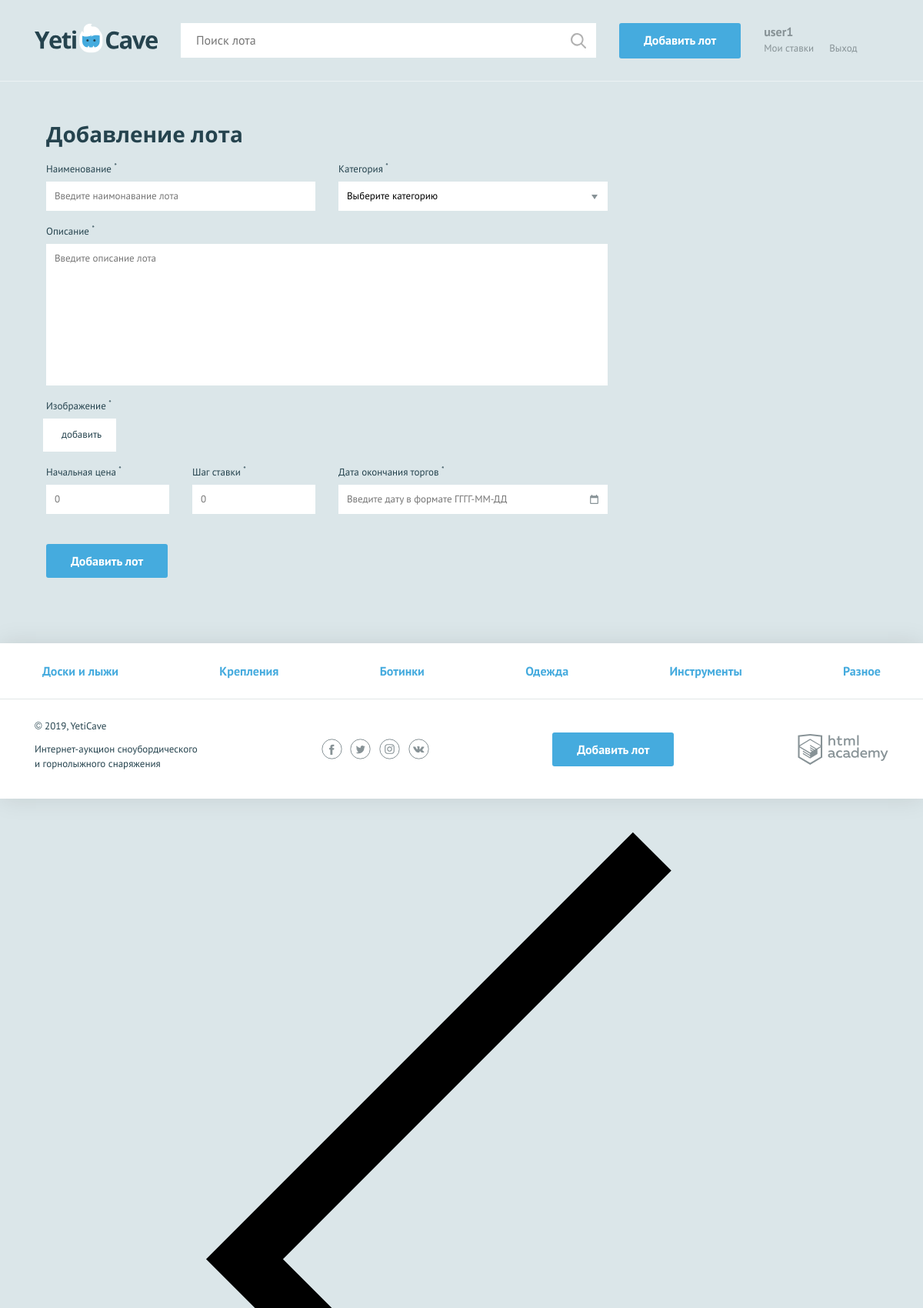
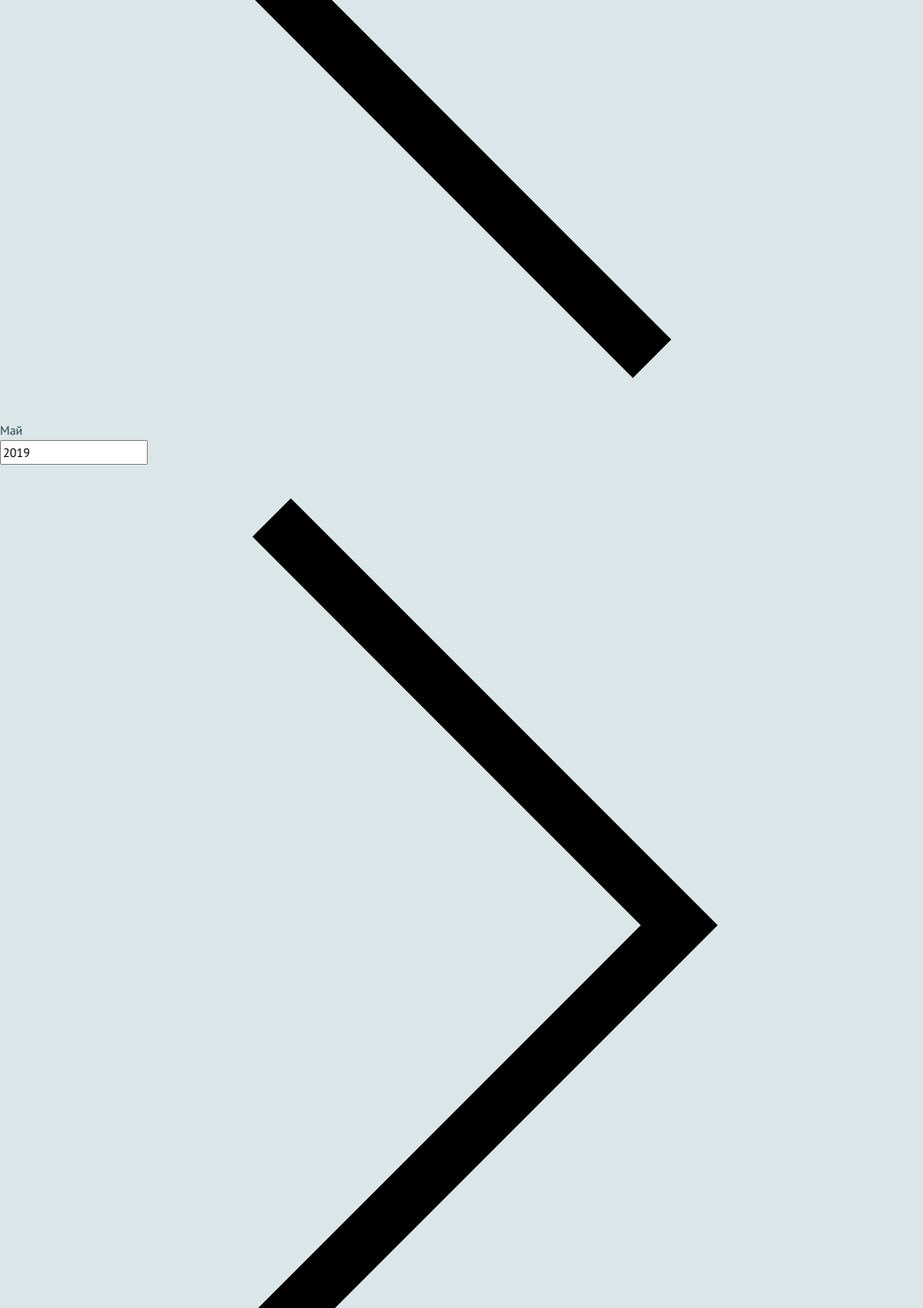
The app's page /add_lot.php (signed in, upper part) with its own data (2 pictures, top to bottom).
### tables this page shows
CREATE TABLE categories (
id INT AUTO_INCREMENT PRIMARY KEY,
name char(128),
symbol_code char(128)
);

### helpers.php (called while the page is built, shortened)
<?php
function include_template($name, array $data = []) {
    $name = 'templates/' . $name;
    extract($data);
    require $name;
    $result = ob_get_clean();
    return $result;
}

### templates/add_lot.php (the view, shortened to what this page needs)
  <?php $class_form = (count($errors) > 0) ? "form--invalid" : ""; ?>
  <form class="form form--add-lot container <?=$class_form?>"  action="add_lot.php" method="post" enctype="multipart/form-data">
    <h2>Добавление лота</h2>
    <div class="form__container-two">
      <?php $classname =isset($errors['lot-name']) ? "form__item--invalid" : "";
      $value_input = (isset($lot['lot-name']))? $lot['lot-name'] : "Введите наимонавание лота ";
?>
      <div class="form__item <?=$classname ?>" >
        <label for="lot-name">Наименование <sup>*</sup></label>
        <input id="lot-name" type="text" name="lot-name" placeholder="<?=$value_input?>">
      </div>
<?php $classname =isset($errors['category']) ? "form__item--invalid" : "";
      $value_input = (isset($lot['category']))? $lot['category'] : "Выберите категорию ";
?>
      <div class="form__item  <?=$classname ?> " >
        <label for="category">Категория <sup>*</sup></label>
        <select id="category" name="category">
          <option><?=$value_input?></option>
        </select>
      </div>
    </div>
 <?php $classname =isset($errors['message']) ? "form__item--invalid" : "";
      $value_input = (isset($lot['message']))? $lot['message'] : "Введите описание лота ";
?>
    <div class="form__item form__item--wide <?=$classname ?>  ">
      <label for="message">Описание <sup>*</sup></label>
      <textarea id="message" name="message" placeholder="<?=$value_input?>"></textarea>
    </div>
 <?php $classname =isset($errors['image']) ? "form__item--invalid" : "";
     $value_span = (isset($errors['image']))? $errors['image'] . "загрузите снова" : "добавить";
  ?>
    <div class="form__item form__item--file  <?=$classname ?> ">
      <label>Изображение <sup>*</sup></label>
      <div class="form__input-file <?=$classname ?> ">
        <label for="lot-img">
         <?=$value_span?>
        </label>
      </div>
    </div>
 <?php $classname = (isset($errors['lot-rate'])) ? "form__item--invalid" : "";
      $value_input = (isset($lot['lot-rate']))? $lot['lot-rate'] : "0";
?>
    <div class="form__container-three <?=$classname ?>">
      <div class="form__item form__item--small">
        <label for="lot-rate">Начальная цена <sup>*</sup></label>
        <input id="lot-rate" type="text" name="lot-rate" placeholder="<?=$value_input?>">
      </div>
<?php $classname = (isset($errors['lot-step'])) ? "form__item--invalid" : "";
      $value_input = (isset($lot['lot-step']))? $lot['lot-step'] : "0 ";
?>
      <div class="form__item form__item--small <?=$classname ?>">
        <label for="lot-step">Шаг ставки <sup>*</sup></label>
        <input id="lot-step" type="text" name="lot-step" placeholder="<?=$value_input?>">
      </div>
<?php $classname = (isset($errors['lot-date'])) ? "form__item--invalid" : "";
?>
      <div class="form__item <?=$classname ?> ">
        <label for="lot-date">Дата окончания торгов <sup>*</sup></label>
        <input class="form__input-date"   id="lot-date" type="text" name="lot-date" placeholder="Введите дату в формате ГГГГ-ММ-ДД">
      </div>
    </div>
    <button type="submit" class="button">Добавить лот</button>
  </form>

### templates/layout.php (shortened to what this page needs)
<!DOCTYPE html>
<html lang="ru">
<head>
    <link href="../css/normalize.min.css" rel="stylesheet">
    <link href="../css/style.css" rel="stylesheet">
</head>
<body>
<div class="page-wrapper">
<header class="main-header">
    <div class="main-header__container container">
        <a class="main-header__logo" href="index.php">
            <img src="../img/logo.svg" width="160" height="39" alt="Логотип компании YetiCave">
        </a>
        <form class="main-header__search" method="get" action="https://echo.htmlacademy.ru" autocomplete="off">
            <input type="search" name="search" placeholder="Поиск лота">
            <input class="main-header__search-btn" type="submit" name="find" value="Найти">
        </form>
        <a class="main-header__add-lot button" href=" add_lot.php">Добавить лот</a>
        <nav class="user-menu"><?php
		    if ( isset($_SESSION['username'] )): ?>
		  <div class="user-menu__logged">
		     <p><?= $_SESSION['username'] ?></p>
		     <a class="user-menu__bets" href="my_bets.php">Мои ставки</a>
		     <a class="user-menu__logout" href="logout.php">Выход</a>
		   </div><?php endif;?>
        </nav>
    </div>
</header>
<main class="container"> <?=$content ?></main>
</div>
<footer class="main-footer">
    <nav class="nav">
        <ul class="nav__list container"><?php foreach ($categories as $val): ?>
            <li class="nav__item">
            <a href="pages/all-lots.html"><?=htmlspecialchars($val['name'])?></a>
            </li><?php endforeach; ?>
        </ul>
    </nav>
    <div class="main-footer__bottom container">
        <div class="main-footer__copyright">
            <p>© 2019, YetiCave</p>
            <p>Интернет-аукцион сноубордического и горнолыжного снаряжения</p>
        </div>
        <div class="main-footer__social social">
            <a class="social__link social__link--facebook" href="#">
            </a>
            <a class="social__link social__link--twitter" href="#">
            </a>
            <a class="social__link social__link--instagram" href="#">
            </a>
            <a class="social__link social__link--vkontakte" href="#">
            </a>
        </div>
        <a class="main-footer__add-lot button" href="add-lot.html">Добавить лот</a>
        <div class="main-footer__developed-by">
            <a class="logo-academy" href="https://htmlacademy.ru/intensive/php">
            </a>
        </div>
    </div>
</footer>
</body>
</html>

### records on screen
categories: name "Доски и лыжи"
categories: name "Крепления"
categories: name "Ботинки"
categories: name "Одежда"
categories: name "Инструменты"
categories: name "Разное"

### other values on screen
$_SESSION['username'] "user1"
$value_span "добавить"
form field category "Выберите категорию"
